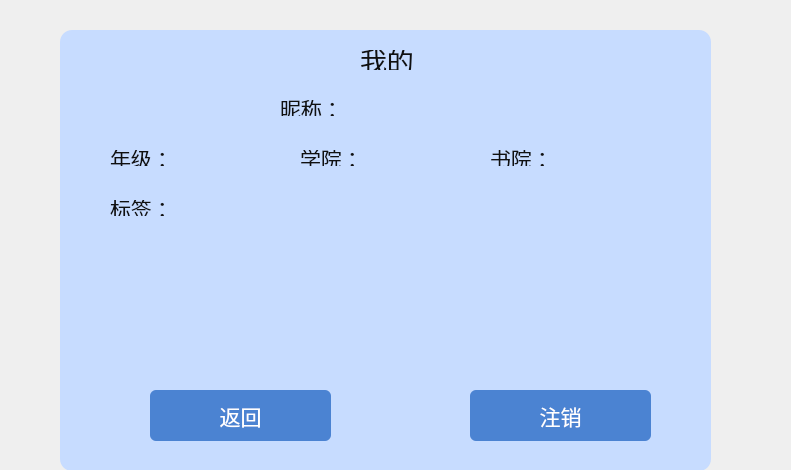
<?xml version="1.0" encoding="UTF-8"?>
<ui version="4.0">
 <class>self</class>
 <widget class="QWidget" name="self">
  <property name="geometry">
   <rect>
    <x>0</x>
    <y>0</y>
    <width>791</width>
    <height>470</height>
   </rect>
  </property>
  <property name="windowTitle">
   <string>Form</string>
  </property>
  <property name="styleSheet">
   <string notr="true">QFrame
{
	
	background-color: rgb(199, 220, 255);
     border-radius:12px;     
}
QLabel
{
	color: rgb(16, 16, 16);
}
QLineEdit{
border-radius:6px;     
}
QPushButton{
	color: rgb(255, 255, 255);
border-radius:6px;     
	
	background-color: rgb(75, 131, 210);
}
QPushButton:pressed
{
	
	background-color: rgb(128, 170, 255);
}
</string>
  </property>
  <widget class="QFrame" name="frame">
   <property name="enabled">
    <bool>true</bool>
   </property>
   <property name="geometry">
    <rect>
     <x>60</x>
     <y>30</y>
     <width>651</width>
     <height>441</height>
    </rect>
   </property>
   <property name="font">
    <font>
     <pointsize>16</pointsize>
    </font>
   </property>
   <property name="styleSheet">
    <string notr="true"/>
   </property>
   <widget class="QLabel" name="label">
    <property name="geometry">
     <rect>
      <x>220</x>
      <y>70</y>
      <width>60</width>
      <height>16</height>
     </rect>
    </property>
    <property name="font">
     <font>
      <pointsize>16</pointsize>
     </font>
    </property>
    <property name="text">
     <string>昵称：</string>
    </property>
   </widget>
   <widget class="QLabel" name="label_3">
    <property name="geometry">
     <rect>
      <x>50</x>
      <y>120</y>
      <width>60</width>
      <height>16</height>
     </rect>
    </property>
    <property name="font">
     <font>
      <pointsize>16</pointsize>
     </font>
    </property>
    <property name="text">
     <string>年级：</string>
    </property>
   </widget>
   <widget class="QLabel" name="label_4">
    <property name="geometry">
     <rect>
      <x>240</x>
      <y>120</y>
      <width>60</width>
      <height>16</height>
     </rect>
    </property>
    <property name="font">
     <font>
      <pointsize>16</pointsize>
     </font>
    </property>
    <property name="text">
     <string>学院：</string>
    </property>
   </widget>
   <widget class="QLabel" name="label_5">
    <property name="geometry">
     <rect>
      <x>430</x>
      <y>120</y>
      <width>60</width>
      <height>16</height>
     </rect>
    </property>
    <property name="font">
     <font>
      <pointsize>16</pointsize>
     </font>
    </property>
    <property name="text">
     <string>书院：</string>
    </property>
   </widget>
   <widget class="QLabel" name="label_6">
    <property name="geometry">
     <rect>
      <x>50</x>
      <y>170</y>
      <width>60</width>
      <height>16</height>
     </rect>
    </property>
    <property name="font">
     <font>
      <pointsize>16</pointsize>
     </font>
    </property>
    <property name="text">
     <string>标签：</string>
    </property>
   </widget>
   <widget class="QPushButton" name="back13">
    <property name="geometry">
     <rect>
      <x>410</x>
      <y>360</y>
      <width>181</width>
      <height>51</height>
     </rect>
    </property>
    <property name="font">
     <font>
      <pointsize>16</pointsize>
     </font>
    </property>
    <property name="text">
     <string>注销</string>
    </property>
   </widget>
   <widget class="QLabel" name="label_7">
    <property name="geometry">
     <rect>
      <x>300</x>
      <y>20</y>
      <width>101</width>
      <height>20</height>
     </rect>
    </property>
    <property name="font">
     <font>
      <pointsize>20</pointsize>
     </font>
    </property>
    <property name="text">
     <string>我的</string>
    </property>
   </widget>
   <widget class="QPushButton" name="back5">
    <property name="geometry">
     <rect>
      <x>90</x>
      <y>360</y>
      <width>181</width>
      <height>51</height>
     </rect>
    </property>
    <property name="font">
     <font>
      <pointsize>16</pointsize>
     </font>
    </property>
    <property name="text">
     <string>返回</string>
    </property>
   </widget>
   <widget class="QLabel" name="gradelabel">
    <property name="geometry">
     <rect>
      <x>110</x>
      <y>120</y>
      <width>60</width>
      <height>16</height>
     </rect>
    </property>
    <property name="text">
     <string/>
    </property>
   </widget>
   <widget class="QLabel" name="namelabel">
    <property name="geometry">
     <rect>
      <x>290</x>
      <y>70</y>
      <width>60</width>
      <height>16</height>
     </rect>
    </property>
    <property name="text">
     <string/>
    </property>
   </widget>
   <widget class="QLabel" name="schoollabel">
    <property name="geometry">
     <rect>
      <x>300</x>
      <y>120</y>
      <width>60</width>
      <height>16</height>
     </rect>
    </property>
    <property name="text">
     <string/>
    </property>
   </widget>
   <widget class="QLabel" name="collegelabel">
    <property name="geometry">
     <rect>
      <x>490</x>
      <y>120</y>
      <width>60</width>
      <height>16</height>
     </rect>
    </property>
    <property name="text">
     <string/>
    </property>
   </widget>
   <widget class="QLabel" name="tagslabel">
    <property name="geometry">
     <rect>
      <x>120</x>
      <y>170</y>
      <width>441</width>
      <height>141</height>
     </rect>
    </property>
    <property name="text">
     <string/>
    </property>
   </widget>
  </widget>
 </widget>
 <resources/>
 <connections/>
</ui>
